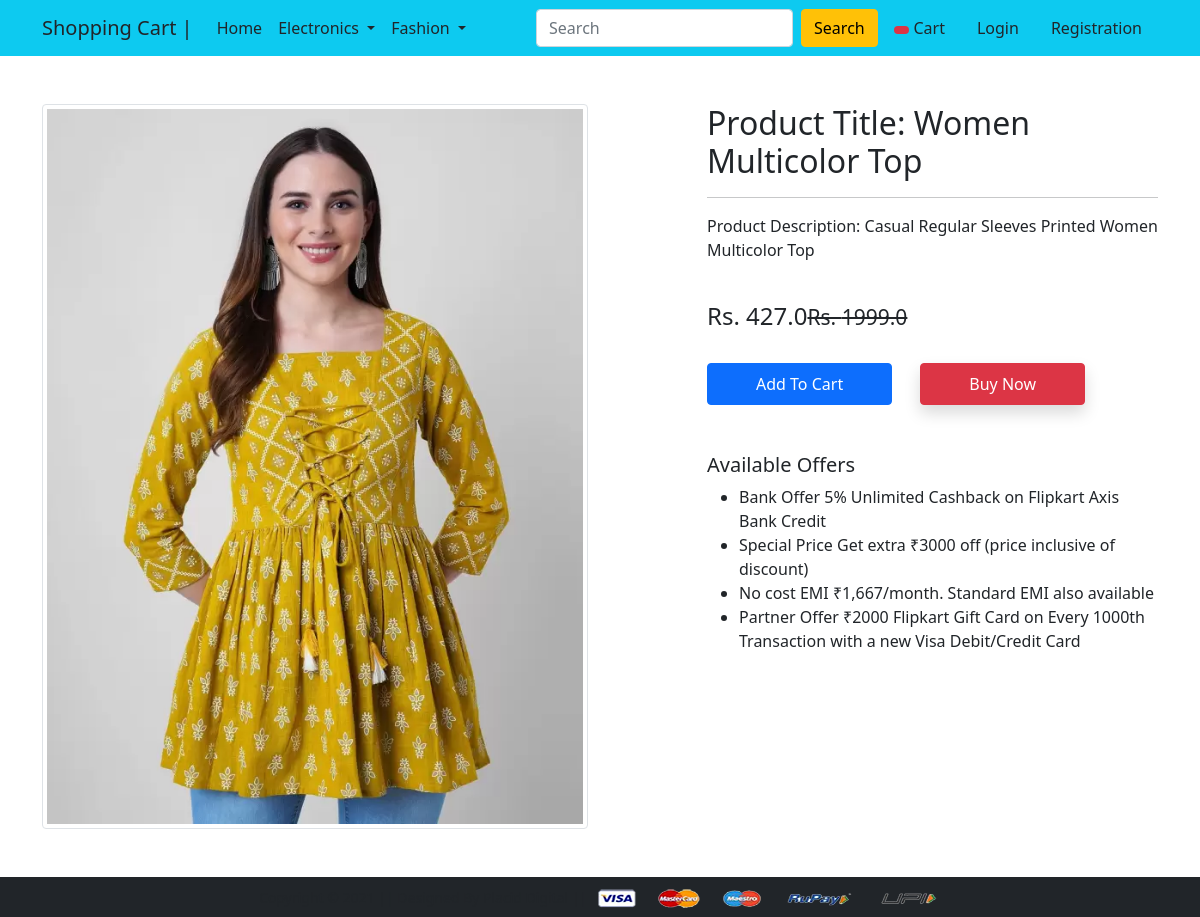
Page /product-detail/9 on the committed database.
### app/models.py (models this page shows, shortened)
class Product(models.Model):
    title = models.CharField(max_length=100)
    selling_price=models.FloatField()
    discounted_price=models.FloatField()
    description=models.TextField()
    brand = models.CharField(max_length=200)
    category = models.CharField(choices = CATEGORY_CHOICES,max_length=2)
    product_image = models.ImageField(upload_to='producting')

### app/views.py (the view)
class ProductDetailView(View):
    def get(self, request, pk):
        product = Product.objects.get(pk=pk)
        item_already_in_cart = False
        if request.user.is_authenticated:
            item_already_in_cart = Cart.objects.filter(
                Q(product=product.id) & Q(user=request.user)).exists()
            return render(request, 'app/productdetail.html', {'product': product, 'item_already_in_cart': item_already_in_cart})
        else:
            return render(request, 'app/productdetail.html', {'product': product, 'item_already_in_cart': item_already_in_cart})

### app/templates/app/productdetail.html (shortened to what this page needs)
{% extends 'app/base.html' %}
{% load static %}
{% block main-content %}
<div class="container my-5">
 <div class="row">
  <div class="col-sm-6 text-center align-self-center">
   <img src="{{product.product_image.url}}" alt="" class="img-fluid img-thumbnail">
  </div>
  <div class="col-sm-5 offset-sm-1">
   <h2>Product Title: {{product.title}}</h2>
   <hr>
   <p>Product Description: {{product.description}}</p> <br>
   <h4>Rs. {{product.discounted_price}}<small class="fw-light text-decoration-line-through">Rs. {{product.selling_price}}</small></h4> <br>
   {% if not request.user.is_authenticated %}
    <form action="/add-to-cart" class="d-inline">
    <button type="submit" class="btn btn-primary shodow px-5 py-2">Add To Cart</button>
    </form>
   {% endif %}
   <a href="{% url 'checkout' %}" class="btn btn-danger shadow px-5 py-2 ms-4">Buy Now</a>
   <h5 class="mt-5">Available Offers</h5>
   <ul>
    <li>Bank Offer 5% Unlimited Cashback on Flipkart Axis Bank Credit</li>
    <li>Special Price Get extra ₹3000 off (price inclusive of discount)</li>
    <li>No cost EMI ₹1,667/month. Standard EMI also available</li>
    <li>Partner Offer ₹2000 Flipkart Gift Card on Every 1000th Transaction with a new Visa Debit/Credit Card</li>
   </ul>
  </div>
 </div>
</div>
{% endblock main-content %}

### rows in the picture
Product: product_image (picture), title "Women Multicolor Top", description "Casual Regular Sleeves Printed Women Multicolor Top", discounted_price "427.0", selling_price "1999.0"
